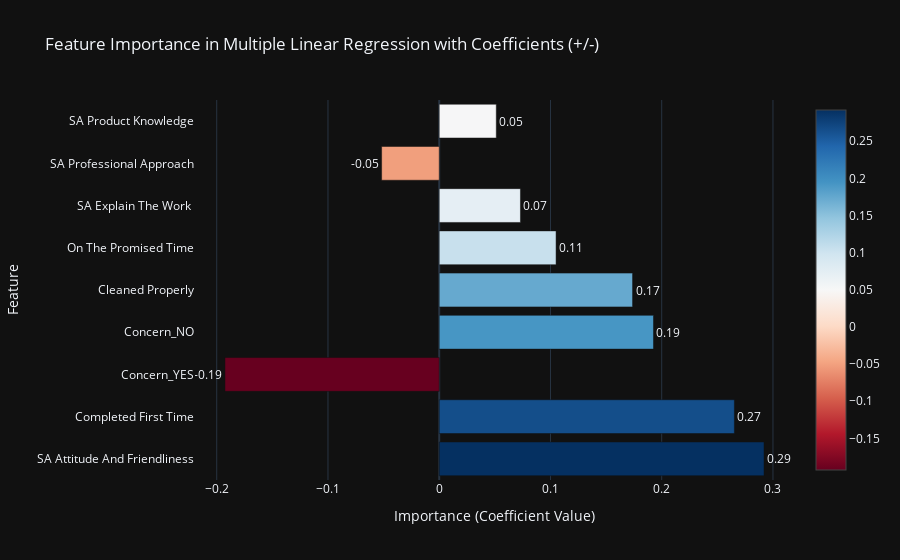

Here is the notebook cell this chart was saved with:
### Code cell
# Step 7: Calculate Feature Importance based on coefficients (with signs)
feature_importance = lr.coef_

# Step 8: Create a DataFrame to hold feature names and their corresponding importance
# Replace the feature names with the actual names from your dataset
feature_names = X.columns
importance_df = pd.DataFrame({
    'Feature': feature_names,
    'Importance': feature_importance
})

# Sort the features by importance (by absolute value)
importance_df['Absolute Importance'] = importance_df['Importance'].abs()
importance_df = importance_df.sort_values(by='Absolute Importance', ascending=False)

# Step 9: Plot Feature Importance (with signs) using Plotly
fig = go.Figure()

# Add bars for the feature importance
fig.add_trace(go.Bar(
    y=importance_df['Feature'],
    x=importance_df['Importance'],
    orientation='h',  # Horizontal bar plot
    text=importance_df['Importance'].apply(lambda x: f'{x:.2f}'),
    textposition='outside',
    marker=dict(color=importance_df['Importance'], colorscale='RdBu', showscale=True)
))

# Customize layout
fig.update_layout(
    title='Feature Importance in Multiple Linear Regression with Coefficients (+/-)',
    xaxis_title='Importance (Coefficient Value)',
    yaxis_title='Feature',
    template='plotly_dark',
    showlegend=False
)

# Show the plot
fig.show()

### Figure 1 — Plotly figure (JSON) as saved in the notebook; plotly's stock layout.template omitted (floating-point values rounded to 4 significant figures)
{"data": [{"marker": {"color": [0.292, 0.2653, -0.1926, 0.1926, 0.1738, 0.105, 0.07301, -0.05179, 0.0513], "colorscale": [[0, "rgb(103,0,31)"], [0.1, "rgb(178,24,43)"], [0.2, "rgb(214,96,77)"], [0.3, "rgb(244,165,130)"], [0.4, "rgb(253,219,199)"], [0.5, "rgb(247,247,247)"], [0.6, "rgb(209,229,240)"], [0.7, "rgb(146,197,222)"], [0.8, "rgb(67,147,195)"], [0.9, "rgb(33,102,172)"], [1, "rgb(5,48,97)"]], "showscale": true}, "orientation": "h", "text": ["0.29", "0.27", "-0.19", "0.19", "0.17", "0.11", "0.07", "-0.05", "0.05"], "textposition": "outside", "type": "bar", "x": [0.292, 0.2653, -0.1926, 0.1926, 0.1738, 0.105, 0.07301, -0.05179, 0.0513], "y": ["SA Attitude And Friendliness", "Completed First Time", "Concern_YES", "Concern_NO", "Cleaned Properly", "On The Promised Time", "SA Explain The Work ", "SA Professional Approach", "SA Product Knowledge"]}], "layout": {"showlegend": false, "title": {"text": "Feature Importance in Multiple Linear Regression with Coefficients (+/-)"}, "xaxis": {"title": {"text": "Importance (Coefficient Value)"}}, "yaxis": {"title": {"text": "Feature"}}}}
